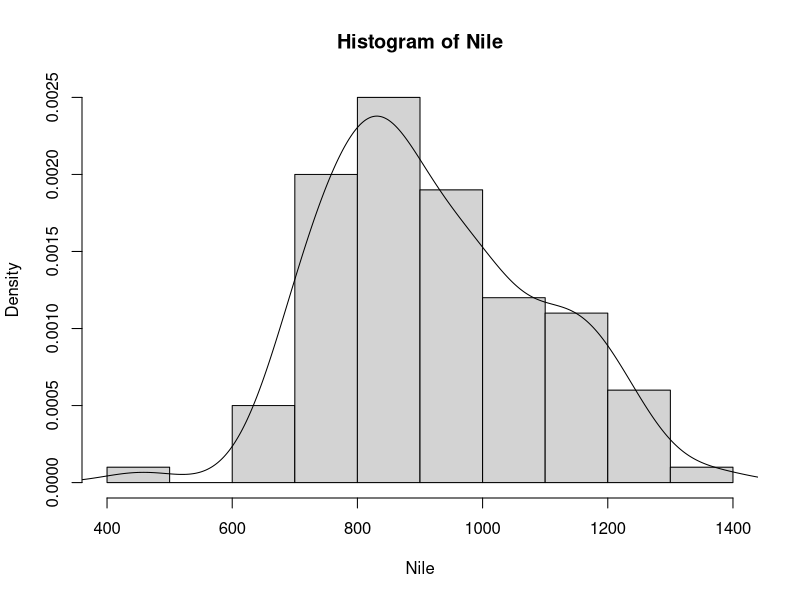

Write R code to recreate this figure.
va <- 1
va <- 2
va = 3
4 -> va
cat('결과는 ', va)
print('결과는 ', va)
a <- 2
b <- 3

# 데이터 유형
kbs <- 9  # scalar는 지원하지 않는다. 기본은 vector
object.size(kbs)
typeof(kbs)
typeof(3)
typeof(3.14)
is(kbs) # 데이터 유형 출력
mbc <- as.integer(kbs)  # 형변환
is(kbs)
typeof(kbs)
mbc <- 9L
is(mbc)

ss <- '홍길동'  # 
typeof(ss)
is(ss)
ss[1]

b <- TRUE
is(b)
b <- T

# vector가 기본 값 : character, logical, numeric(integer)....

aa <-  NA # 결측데이터(값이 입력되지 않은 상태)
aa
is(aa)

sum(2, 3)
sum(2, 3, NA)
sum(2, 3, NA, na.rm = T)

typeof(NULL) # 데이터값이 없음. 값으로 인식되지 않음
sum(2, 3, NULL)

typeof(NaN)   # 수학적으로 정의되지 않은 값
sum(2, 3, NaN)

typeof(Inf)
0 / 0
0 * Inf
Inf - Inf

length(NA)
length(NaN)
length(NULL)

z <- 5.3 - 3i
z
is(z)

f <- function(){
  return('good')
}
f()
is(f)
typeof(f)

# x <- 123.4
# x <- "123"
x <- FALSE
cat(mode(x), class(x), typeof(x))

ls()  # 현재 사용중인 객체 목록
ls.str()
rm(aa)
rm(list=ls())
ls()
gc()


# -----------------------
# package : 데이터 + 함수 + 알고리즘 꾸러미
# available.packages()
# dim(available.packages())
# 
# install.packages("plyr")
# library(plyr)
# ls("package:plyr")
# data(package="plyr")
# baseball
# 
# remove.packages("plyr")

# 기본 dataset : 연습용 dataset이 제공
data()

head(Nile)
tail(Nile, 3)

hist(Nile, freq = F)
lines(density(Nile))

help("hist")
?hist

?mean
x <- c(0:10, 50)
xm <- mean(x)
c(xm, mean(x, trim = 0.10))

getwd()

head(iris, 3)
